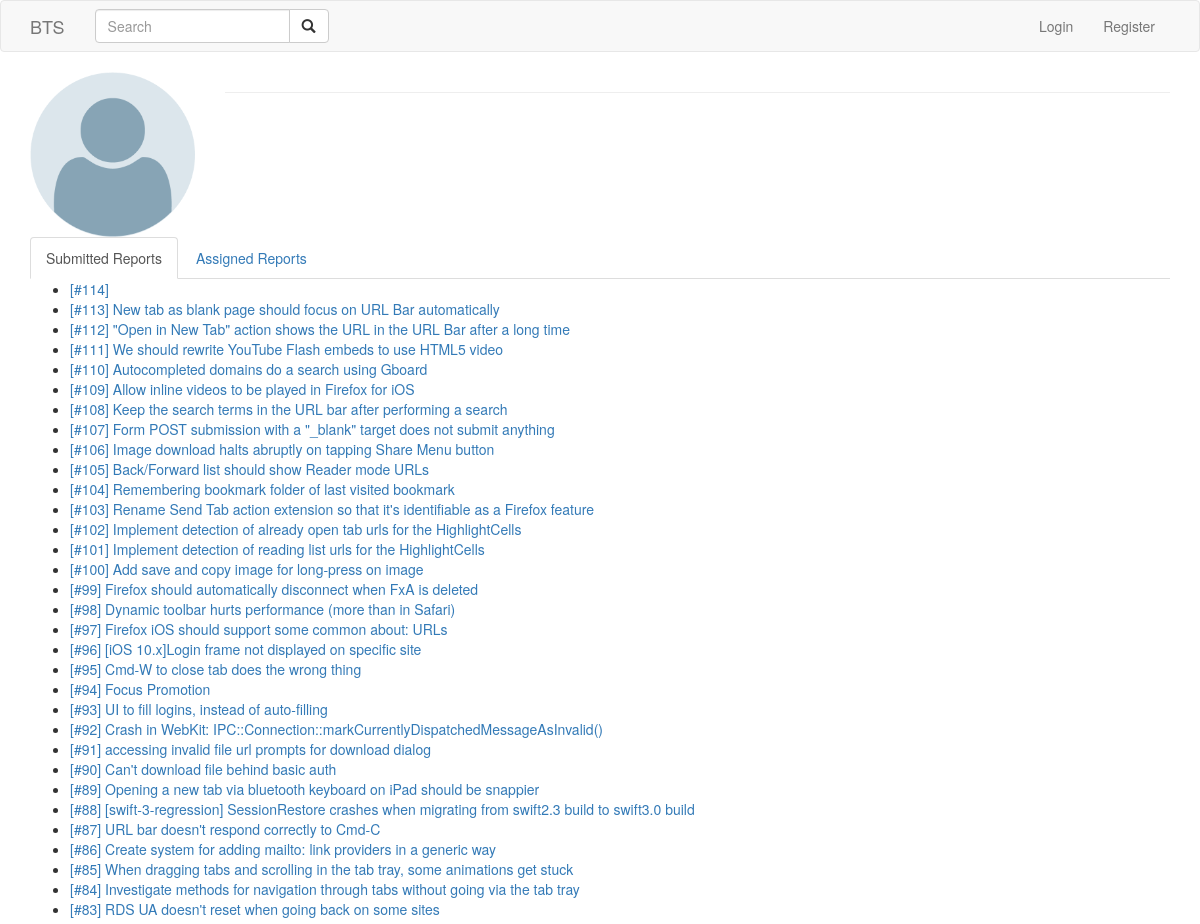
The app's page /user/admin/ (upper part), older data.
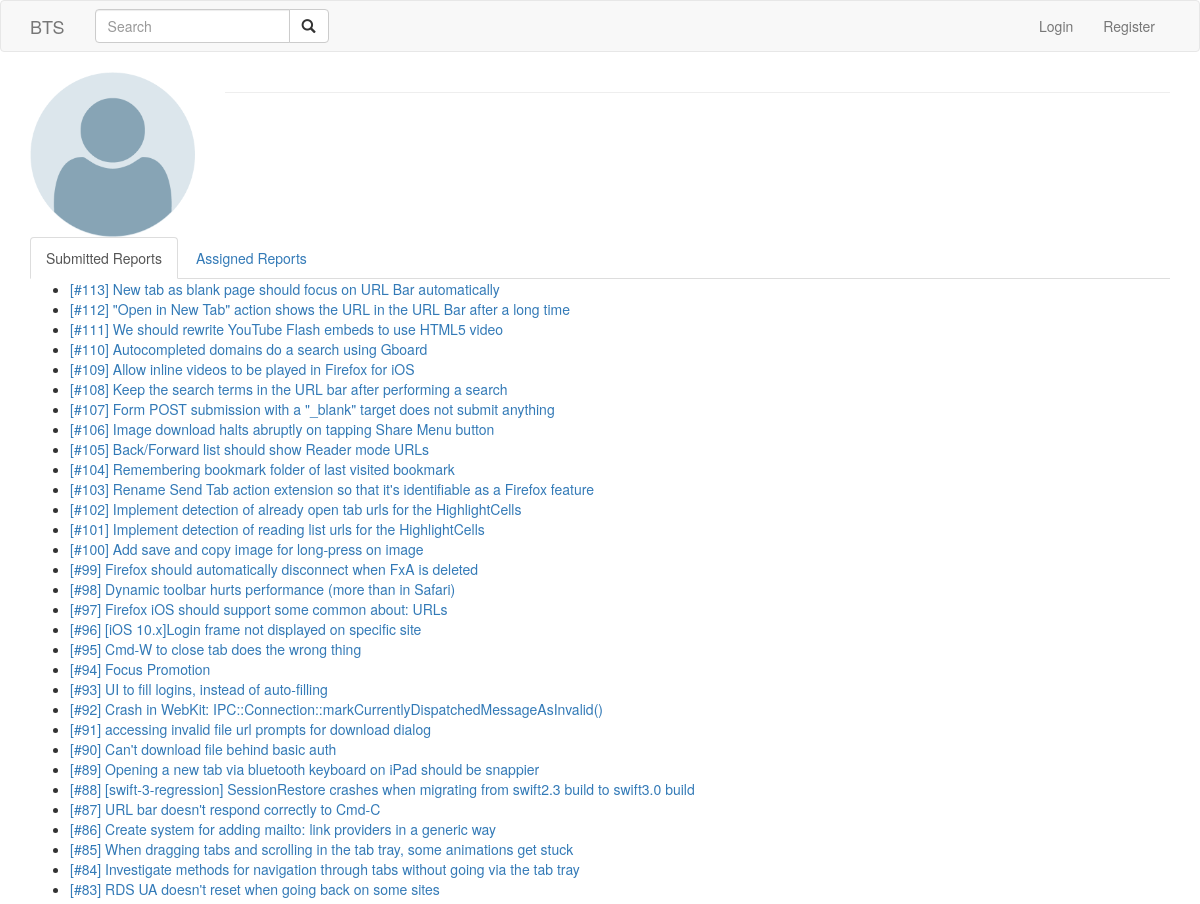
The same page, newer data.
### bugs/models.py (models this page shows, shortened)
class BugReport(models.Model):
    SEVERITY_LOW = 1
    SEVERITY_NORMAL = 2
    SEVERITY_HIGH = 3
    SEVERITY_URGENT = 4
    SEVERITY_FEATURE = 0
    SEVERITY_CHOICES = (
        (SEVERITY_LOW, 'Low'),
        (SEVERITY_NORMAL, 'Normal'),
        (SEVERITY_HIGH, 'High'),
        (SEVERITY_URGENT, 'Urgent'),
        (SEVERITY_FEATURE, 'Feature'),
    )
    STATUS_NEW = 0
    STATUS_REJECTED = 1
    STATUS_ASSIGNED = 2
    STATUS_FIXED = 3
    STATUS_CHOICES = (
        (STATUS_NEW, 'New'),
        (STATUS_REJECTED, 'Rejected'),
        (STATUS_ASSIGNED, 'Assigned'),
        (STATUS_FIXED, 'Fixed'),
    )
    created = models.DateTimeField(auto_now=False, auto_now_add=True)
    updated = models.DateTimeField(auto_now=True, auto_now_add=False)
    title = models.CharField(max_length=255)
    submitter = models.ForeignKey(User, related_name='submitted_reports', on_delete=models.CASCADE)
    os = models.CharField("Operating system", blank=True, max_length=100)
    ram = models.CharField("RAM", blank=True, max_length=100)
    vram = models.CharField("Video RAM", blank=True, max_length=100)
    category = models.ForeignKey(BugCategory, null=True, on_delete=models.SET_NULL)
    severity = models.SmallIntegerField(choices=SEVERITY_CHOICES, default=SEVERITY_NORMAL)
    status = models.SmallIntegerField(choices=STATUS_CHOICES, default=STATUS_NEW)
    expected = models.TextField("Expected behavior", blank=True)
    actual = models.TextField("Actual behavior", blank=True)
    reproduce = models.TextField("Steps to reproduce", blank=True)
    master = models.ForeignKey(
        'self', related_name='duplicates', null=True, blank=True, on_delete=models.SET_NULL,
        limit_choices_to={'master': None})
    assignee = models.ForeignKey(
        User, related_name='assigned_reports', null=True, blank=True, on_delete=models.SET_NULL,
        limit_choices_to={'is_staff': True})
    solution = models.TextField(blank=True, null=True, verbose_name='Solution')
    class Meta:
        verbose_name = 'Bug report'
        verbose_name_plural = 'Bug reports'
        ordering = ['-id', ]
    @python_2_unicode_compatible
    def __str__(self):
        title = "[#{id}] {title}"
        return title.format(id=self.id, title=Truncator(self.title).chars(100))
    def get_absolute_url(self):
        return reverse('bugs_detail', kwargs={'id': self.id})

### accounts/views.py (the view)
# urls.py: url(r'^user/(?P<username>[\w_-]+)/$', ProfileView.as_view(), name='profile')
class ProfileView(DetailView):
    model = User
    slug_field = 'username'
    slug_url_kwarg = 'username'
    template_name = 'accounts/profile.html'
    context_object_name = 'user'

### templates/accounts/profile.html (shortened to what this page needs)
{% extends "base.html" %}
{% load staticfiles %}
{% block main %}
<main>
<header class="vpad-sm">
<div class="container">
<div class="row">
  <div class="col-sm-2 hidden-xs">
    <img src="{% static 'img/user.png' %}" class="img-responsive"/>
  </div>
  <div class="col-sm-10">
    <hr class="hidden-xs">
  </div>
</div>
</div>
</header>
<section class="vpad-sm">
<div class="container">
  <ul class="nav nav-tabs">
    <li class="active"><a data-toggle="tab" href="#submitted">Submitted Reports</a></li>
    {% if user.is_staff %}
    <li><a data-toggle="tab" href="#assigned">Assigned Reports</a></li>
    {% endif %}
  </ul>
  <div class="tab-content">
    <div class="tab-pane fade in active" id="submitted">
    {% if user.submitted_reports.all %}
      <ul>
        {% for bug in user.submitted_reports.all %}
          <li><a href="{{ bug.get_absolute_url }}">{{ bug }}</a></li>
        {% endfor %}
      </ul>
    {% else %}
      <p>No bug reports submitted yet.</p>
    {% endif %}
    </div>
  </div>
</div>
</section>
</main>
{% endblock main %}

### templates/base.html (shortened to what this page needs)
{% load bootstrap3 %}
{% load compress %}
{% load staticfiles %}
<!DOCTYPE html>
<html lang="en">
<head>
  {% bootstrap_css %}
  {% compress css %}
  <link rel="stylesheet" type="text/sass" href="{% static 'sass/default.sass' %}">
  {% endcompress %}
</head>
<body>
  {% include 'nav.html' %}
  {% block main %}{% endblock main %}
</body>
</html>

### templates/nav.html (shortened to what this page needs)
<nav class="navbar navbar-default navber-static-top">
  <div class="container">
    <div class="navbar-header">
      <a class="navbar-brand" href="/">BTS</a>
    </div>
    <div class="collapse navbar-collapse" id="navbar1">
      <form class="navbar-form navbar-left" role="search">
        <div class="input-group">
          <input type="text" class="form-control" placeholder="Search">
          <span class="input-group-btn">
            <button type="submit" class="btn btn-default">
              <span class="glyphicon glyphicon-search"></span>
            </button>
          </span>
        </div>
      </form>
      <ul class="nav navbar-nav navbar-right">
      {% if request.user.is_authenticated %}
        <li><a href="{% url 'bugs_add' %}">New bug report</a></li>
        <li class="dropdown">
          <a href="#" class="dropdown-toggle" data-toggle="dropdown" role="button">
            {{ request.user.get_full_name }} <span class="caret"></span>
          </a>
          <ul class="dropdown-menu">
            <li><a href="{% url 'profile' username=request.user.username %}">Profile</a></li>
            <li><a href="{% url 'bugs_add' %}">New bug report</a></li>
            <li><a href="{% url 'logout' %}">Logout</a></li>
          </ul>
        </li>
      {% else %}
        <li><a href="{% url 'login' %}">Login</a></li>
        <li><a href="{% url 'register' %}">Register</a></li>
      {% endif %}
      </ul>
    </div>
  </div>
</nav>

Row changes from the older to the newer data that the page shows:
removed BugReport: id+title "[#114]"
